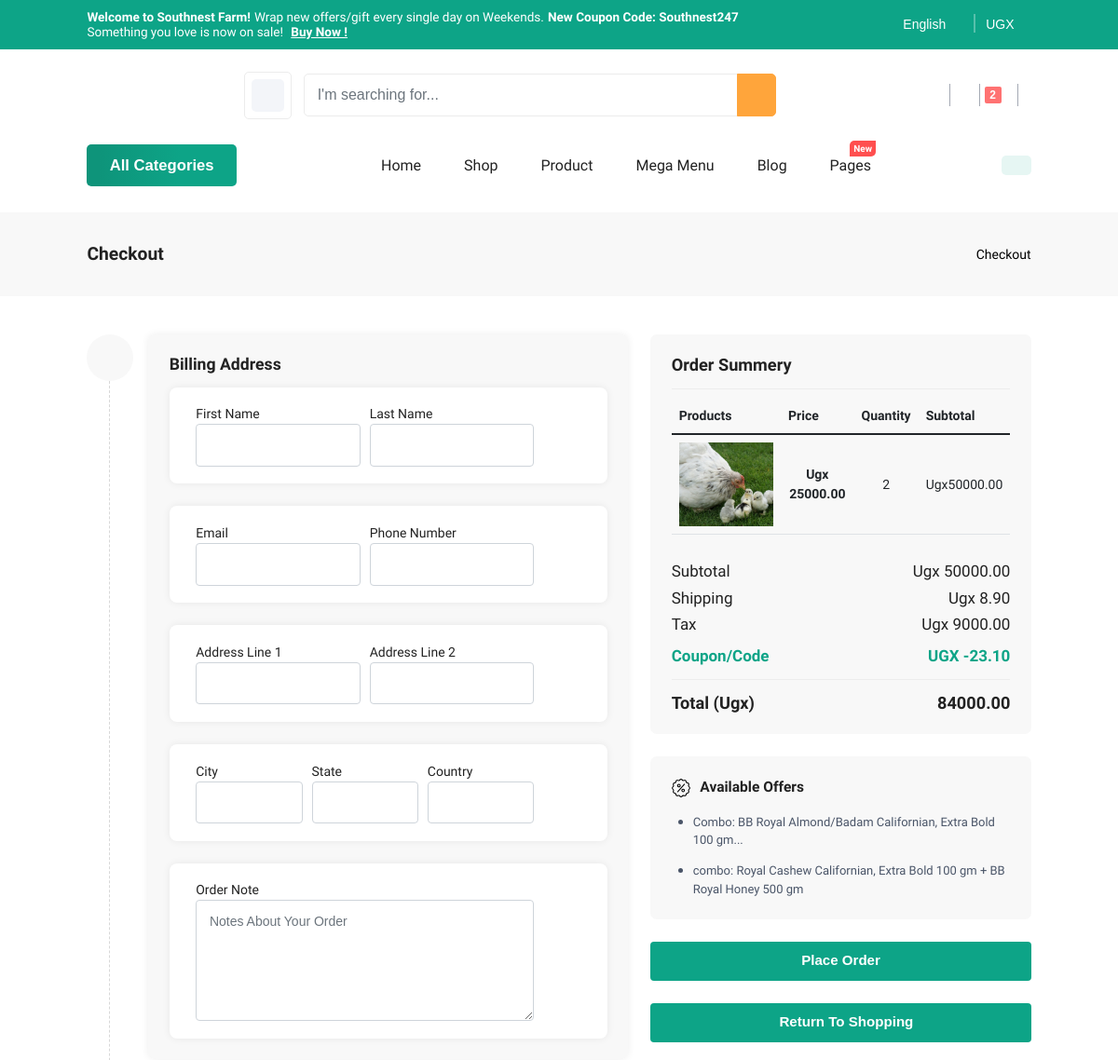
The page /cart/checkout/ (signed in, upper part) on the database as committed earlier.
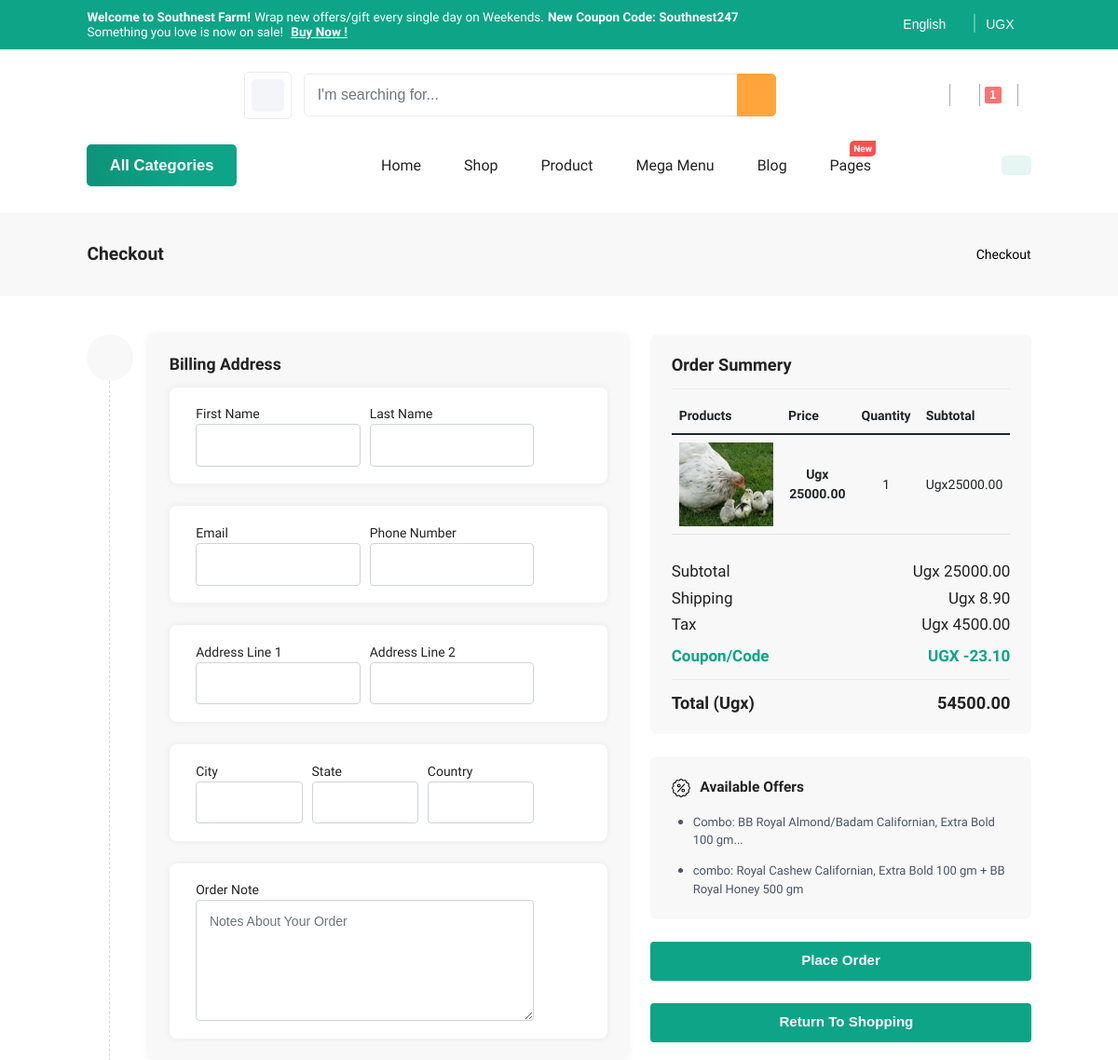
The same page on the database as committed later.
### carts/models.py (models this page shows, shortened)
class CartItem(models.Model):
    user        = models.ForeignKey(Account, on_delete=models.CASCADE, null=True)
    product     = models.ForeignKey(Product, on_delete=models.CASCADE)
    variations  = models.ManyToManyField(Variation, blank=True)
    cart        = models.ForeignKey(Cart, on_delete=models.CASCADE, null=True)
    quantity    = models.IntegerField()
    is_active   = models.BooleanField(default=True)
    def sub_total(self):
        return self.product.price * self.quantity

### store/models.py (models this page shows, shortened)
class Product(models.Model):
    product_name    = models.CharField(max_length=200, unique=True)
    slug            = models.SlugField(max_length=200, unique=True)
    description     = models.TextField(max_length=500, blank=True)
    price           = models.DecimalField(max_digits=10, decimal_places=2)
    images           = models.ImageField(upload_to='photos/products')
    stock           = models.IntegerField()
    is_available    = models.BooleanField(default=True)
    category        = models.ForeignKey(Category, on_delete=models.CASCADE)
    created_date    = models.DateTimeField(auto_now_add=True)
    modified_date   = models.DateTimeField(auto_now=True)
    def get_url(self):
        return reverse('product_detail', args=[self.category.slug, self.slug])

### carts/views.py (the view)
# urls.py: path('checkout/', views.checkout, name='checkout'),
@login_required(login_url='login')
def checkout(request, total=0, quantity=0, cart_item=None):
    try:
        tax = 0
        grand_total = 0
        shipping_flat_rate = 25000  # Example flat rate
        shipping_local_pickup = 0   # Example local pickup rate
        total = 0
        quantity = 0
        if request.user.is_authenticated:
            cart_items = CartItem.objects.filter(user=request.user, is_active=True)
        else:
            cart = Cart.objects.get(cart_id=_cart_id(request))
            cart_items = CartItem.objects.filter(cart=cart, is_active=True)
        for cart_item in cart_items:
            total += cart_item.product.price * cart_item.quantity
            quantity += cart_item.quantity
        tax = round((18 * total) / 100, 2)
        shipping_method = request.POST.get('selectprice', 'flateRate')  # Default to 'flateRate'
        if shipping_method == 'flateRate':
            grand_total = total + shipping_flat_rate + tax
        elif shipping_method == 'localPickup':
            grand_total = total + shipping_local_pickup + tax
        else:
            grand_total = total + tax  # No shipping cost if none of the above is selected
    except ObjectDoesNotExist:
        total = quantity = cart_items = None
    context = {
        'total': total,
        'quantity': quantity,
        'cart_items': cart_items,
        'tax': tax,
        'grand_total': grand_total,
        'shipping_flat_rate': shipping_flat_rate,
        'shipping_local_pickup': shipping_local_pickup,
    }
    return render(request, 'store/checkout.html', context)

### carts/context_processors.py (called while the page is built)
def counter(request):
    cart_count = 0
    cart_items = []
    if 'admin' in request.path:
        return {}
    try:
        if request.user.is_authenticated:
            cart_items = CartItem.objects.filter(user=request.user)
        else:
            cart_id = _cart_id(request)
            cart = Cart.objects.filter(cart_id=cart_id).first()
            if cart:
                cart_items = CartItem.objects.filter(cart=cart)
        cart_count = sum(item.quantity for item in cart_items)
    except ObjectDoesNotExist:
        cart_count = 0
    return {
        'cart_count': cart_count,
        'cart_items': cart_items  # Include cart_items to access in navbar
    }

### category/context_processors.py (called while the page is built)
def menu_links(request):
    links = Category.objects.all()
    return dict(links=links)

### category/models.py (called while the page is built)
    def get_url(self):
        return reverse('products_by_category', args=[self.slug])

### templates/store/checkout.html (shortened to what the changed rows need)
{% extends 'base.html' %}
{% load static %}
{% block content %}
    <section class="breadcrumb-section pt-0">
        <div class="container-fluid-lg">
            <div class="row">
                <div class="col-12">
                    <div class="breadcrumb-contain">
                        <h2>Checkout</h2>
                    </div>
                </div>
            </div>
        </div>
    </section>
    <section class="checkout-section-2 section-b-space">
        <div class="container-fluid-lg">
            <div class="row g-sm-4 g-3">
                <div class="col-lg-5">
                    <div class="right-side-summery-box">
                        <div class="summery-box-2">
                                <table class="table">
                                    <thead>
                                        <tr>
                                            <th>Products</th>
                                            <th>Price</th>
                                            <th>Quantity</th>
                                            <th>Subtotal</th>
                                        </tr>
                                    </thead>
                                    <tbody style="vertical-align: middle; text-align: center;">
                                        {% for cart_item in cart_items %}
                                        <tr>
                                            <td>
                                            <div class="productsDetail">
                                                <div class="productsImg">
                                                <img src="{{ cart_item.product.images.url }}" alt="product" class="img-fluid">
                                                </div>
                                            </div>
                                            </td>
                                            <td><b>Ugx {{ cart_item.product.price }}</b></td>
                                            <td>
                                            <div class="qty-container">
                                                <label for="">{{ cart_item.quantity }}</label>
                                            </div>
                                            </td>
                                            <td><span>Ugx{{ cart_item.sub_total }}</span></td>
                                        </tr>
                                        {% endfor %}
                                    </table>
                            <ul class="summery-total">
                                <li>
                                    <h4>Subtotal</h4>
                                    <h4 class="price">Ugx {{ total }}</h4>
                                </li>
                                <li>
                                    <h4>Tax</h4>
                                    <h4 class="price">Ugx {{ tax }}</h4>
                                </li>
                                <li class="list-total">
                                    <h4>Total (Ugx)</h4>
                                    <h4 class="price">{{ grand_total }}</h4>
                                </li>
                            </ul>
                        </div>
                    </div>
                </div>
            </div>
        </div>
    </section>
{% endblock content %}

Rows that differ between the two databases and show on the page:
removed CartItem: product.images (picture), product.price "25000.00", quantity "2", sub_total "50000.00"
added CartItem: product.images (picture), product.price "25000.00", quantity "1", sub_total "25000.00"
Other text that changed with them:
{{ cart_count }}: "2" → "1"
{{ total }}: "50000.00" → "25000.00"
{{ tax }}: "9000.00" → "4500.00"
{{ grand_total }}: "84000.00" → "54500.00"
